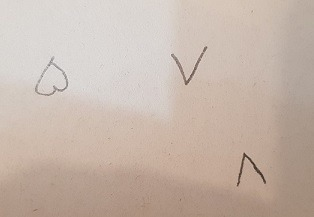
#> input picture Tests/08-Tresholding-Numbers/adad.jpg, 314 x 217 px
$ jupyter execute tresholding.ipynb
#> lines starting #> are read from the running program, lines starting #| are printed output that depends on the picture; after the words box and inside, x2 and y2 are one past the last pixel; in counts of white or black regions, pixels touching at a corner belong together
## 1- Importing Libraries

[cell 1]
import cv2 as cv
import numpy as np
import matplotlib.pyplot as plt

## 2- Loading Image

[cell 2]
original_image = cv.imread('adad.jpg', 0)
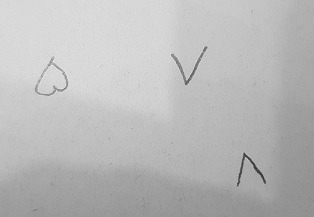
#> original_image: shape (217, 314); min 42, max 237, mean 185.8

## 3- Setting up Outputs

[cell 3]
noise_removed_image = cv.medianBlur(original_image,5)

_,output1 = cv.threshold(original_image,127,255,cv.THRESH_BINARY)
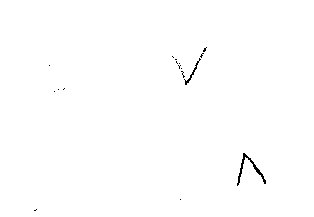
#> output1: shape (217, 314); 99.6% white; black in thin lines or dots, all inside (x1, y1, x2, y2) = (34, 47, 266, 211)
output2 = cv.adaptiveThreshold(original_image,255,cv.ADAPTIVE_THRESH_MEAN_C, cv.THRESH_BINARY,11,2)
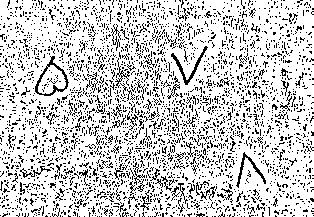
#> output2: shape (217, 314); 79.8% white; black in thin lines or dots
output3 = cv.adaptiveThreshold(original_image,255,cv.ADAPTIVE_THRESH_GAUSSIAN_C, cv.THRESH_BINARY,11,2)
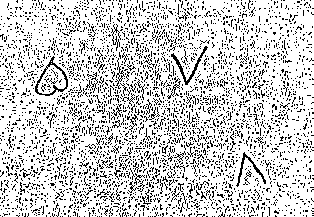
#> output3: shape (217, 314); 80.6% white; black in thin lines or dots

_,output4 = cv.threshold(noise_removed_image,127,255,cv.THRESH_BINARY)
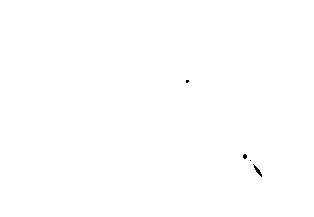
#> output4: shape (217, 314); 99.9% white; black in thin lines or dots, all inside (x1, y1, x2, y2) = (186, 80, 262, 177)
output5 = cv.adaptiveThreshold(noise_removed_image,255,cv.ADAPTIVE_THRESH_MEAN_C, cv.THRESH_BINARY,11,2)
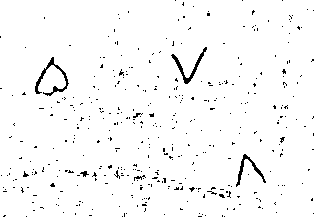
#> output5: shape (217, 314); 97.2% white; black in thin lines or dots
output6 = cv.adaptiveThreshold(noise_removed_image,255,cv.ADAPTIVE_THRESH_GAUSSIAN_C, cv.THRESH_BINARY,11,2)
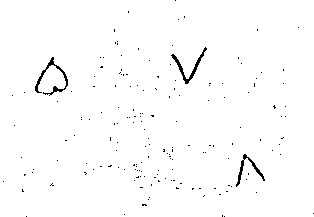
#> output6: shape (217, 314); 98.7% white; black in thin lines or dots

## 4- Plotting

[cell 4]
plt.figure(figsize=[15,15])

plt.subplot(331);plt.imshow(original_image, cmap='gray');plt.title("Original")
plt.subplot(332);plt.imshow(noise_removed_image, cmap='gray');plt.title("Noise removed")

plt.subplot(334);plt.imshow(output1, cmap='gray');plt.title("Global Thresholding (v = 127)")
plt.subplot(335);plt.imshow(output2, cmap='gray');plt.title("Adaptive Mean Thresholding")
plt.subplot(336);plt.imshow(output3, cmap='gray');plt.title("Adaptive Gaussian Thresholding")

plt.subplot(337);plt.imshow(output4, cmap='gray');plt.title("Global Thresholding + Noise Removal")
plt.subplot(338);plt.imshow(output5, cmap='gray');plt.title("Adaptive Mean + Noise Removal")
plt.subplot(339);plt.imshow(output6, cmap='gray');plt.title("Adaptive Gaussian + Noise Removal")
